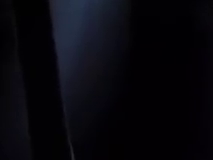
#> input picture docs/img/env-default-surround.png, 213 x 160 px
$ python build_variant_tile_default.py
#> lines starting #> are read from the running program, lines starting #| are printed output that depends on the picture; after the words box and inside, x2 and y2 are one past the last pixel; in counts of white or black regions, pixels touching at a corner belong together
#!/usr/bin/env python3
"""Rebuild the environment picker's DEFAULT tile:
src/GloomhavenVR/WorldUI/Options/VariantTiles/tile_env_default.png

WHY IT WAS REBUILT
------------------
The other four environment tiles are composed two ways: Keller and Nachtwald are crops of a real
room (`EnvironmentsPreview` renders), and **Mixed Reality and Off (black) are the SAME play-tray
render, centred, over a chosen backdrop**. Default was neither — it was an ffmpeg frame grab of
`docs/img/control-board.mp4` cropped to whatever the capture happened to show: an off-centre
scenario shot with ruins, a party and an element token, and no board in the middle. Beside MR and
Off it did not read as the same kind of picture, which is what the author reported.

This script composes Default the way MR and Off are composed: **the surround behind, the board in
the middle.**

WHERE EACH LAYER COMES FROM — both from files this repository already tracks:

  the surround   `docs/img/env-default-surround.png` — a 213x160 crop of the game's own scenario sky
                 (`GH_SkySphere`, shader `AMP_SkyShader`). There is no asset to composite instead:
                 `SkyAlternative.cs:568-575` gives Default a NULL bundle path because the mod owns
                 no sky for it — Default IS the base game's sky, and the only way to picture it is
                 to photograph the game rendering it. The region is PURE SURROUND, not a window onto
                 the diorama.

                 IT USED TO BE AN ffmpeg GRAB AT 6.0 s OF docs/img/control-board.mp4, CROPPED
                 (240, 0, 453, 160). That clip was deleted on 2026-09-07 — it was 2026-08-25 footage
                 against ModBuild 248 and nothing showed it any more — and this was its LAST
                 consumer, found by grep rather than by the prose references, which named a
                 different file. So the crop was committed as the still above and this script opens
                 it directly. VERIFIED, not assumed: the generator was run against the clip and
                 against the still, and `tile_env_default.png` came out BYTE-IDENTICAL both times
                 (md5 d15f120177ddfb8171f51211c0292062), which is also the committed tile.

  the board      keyed straight out of `tile_env_offblack.png`, whose backdrop is pure black. That
                 is deliberate over re-rendering the tray in Blender: keying the shipped tile
                 guarantees the board sits at the SAME pose, the SAME size and the SAME place as on
                 the MR and Off tiles, which is the whole point of the change. Re-rendering would
                 re-derive all three and could drift from them by a pixel.

THE ONE LIFT, AND WHY IT IS NOT "RE-GRADING A ROOM"
--------------------------------------------------
The raw surround is near-black (mean ~12/255). Left raw, the Default tile would be a black
rectangle with a board on it — which is the OFF (BLACK) tile, and `.planning/variant-tiles.md:44-46`
already records why a tile must never look like that ("exactly what a tile whose art failed to load
looks like"). The lift below is what makes Default distinguishable FROM Off at 320x240 in a
headset. It is a UI thumbnail, not an environment preview: the standing "never re-light a room to
make a screenshot behave" ruling is about `EnvironmentsPreview` renders that are judged as the
product, and this is not one.

Usage:  python3 unity/asset-preview/build_variant_tile_default.py
Needs:  Pillow. (ffmpeg is no longer needed — the surround is a committed still.)
"""

import os
import sys

import numpy as np
from PIL import Image, ImageEnhance, ImageFilter

ROOT = os.path.dirname(os.path.dirname(os.path.dirname(os.path.abspath(__file__))))
SURROUND = os.path.join(ROOT, "docs", "img", "env-default-surround.png")
TILES = os.path.join(ROOT, "src", "GloomhavenVR", "WorldUI", "Options", "VariantTiles")
OUT = os.path.join(TILES, "tile_env_default.png")

# The window that is ENTIRELY surround, now baked into the committed still. It came off a 960x540
# frame at (240, 0, 453, 160); the diorama's top edge and the first tooltip both started
# below/right of that box — checked frame by frame, not assumed. 4:3 so nothing is ever stretched.

WORK = (640, 480)      # composed at 2x and downsampled, so the tray edge stays clean
TILE = (320, 240)


def surround():
    im = Image.open(SURROUND).convert("RGB")
#> im is the input picture: PIL image 213x160 RGB; mean R, G, B 7.7, 7, 12.7

    im = im.resize(WORK, Image.LANCZOS).filter(ImageFilter.GaussianBlur(2.2))
#> im: PIL image 640x480 RGB
    im = ImageEnhance.Brightness(im).enhance(2.9)
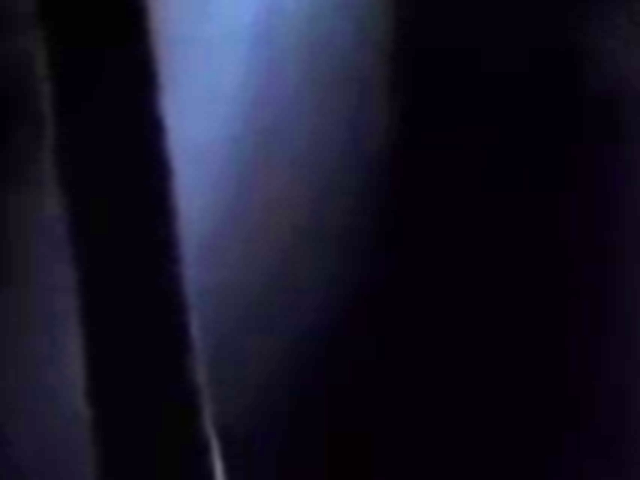
#> im: PIL image 640x480 RGB; mean R, G, B 21.6, 20, 36.4
    im = ImageEnhance.Contrast(im).enhance(1.12)

    # A soft centre glow, so the eye lands on the board rather than on a tree trunk. Same job the
    # MR tile's lighter middle does; drawn rather than lit, because there is nothing here to light.
    glow = Image.new("L", WORK, 0)
#> glow: PIL image 640x480 L; every value is 0
    gx, gy, r = WORK[0] // 2, int(WORK[1] * 0.56), int(WORK[0] * 0.46)
    Image.Image.paste(glow, Image.new("L", (2 * r, 2 * r), 255),
                      (gx - r, gy - r), _radial(r))
#> in _radial, `m = Image.new("L", (2 * r, 2 * r), 0)`: m: PIL image 588x588 L; every value is 0
#> in _radial, `ImageDraw.Draw(m).ellipse([0, 0, 2 * r, 2 * r], fill=255)`:
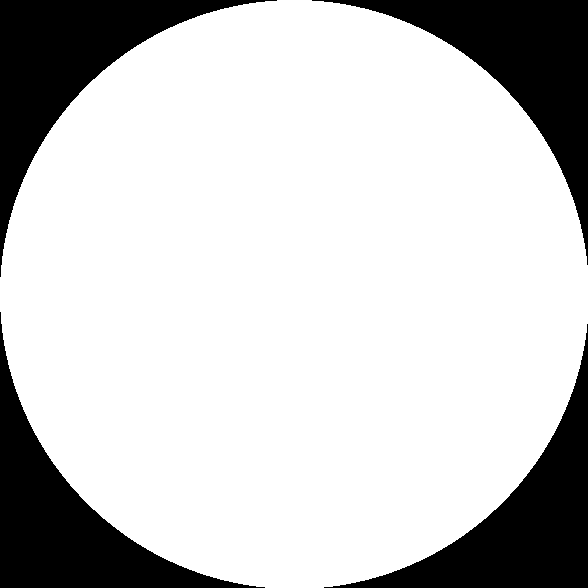
#> m: PIL image 588x588 L; 78.8% white; 4 black regions, box (x1, y1, x2, y2) and area: (0, 0, 277, 277) 18628, (312, 0, 588, 265) 18351, (0, 312, 265, 588) 18351, (324, 324, 588, 588) 18075
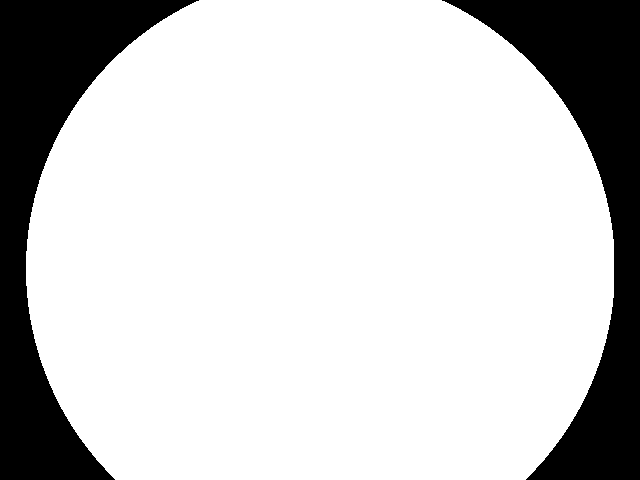
#> glow: PIL image 640x480 L; 79.7% white; 2 black regions, box (x1, y1, x2, y2) and area: (0, 0, 199, 480) 31448, (442, 0, 640, 480) 31003
    glow = glow.filter(ImageFilter.GaussianBlur(70))
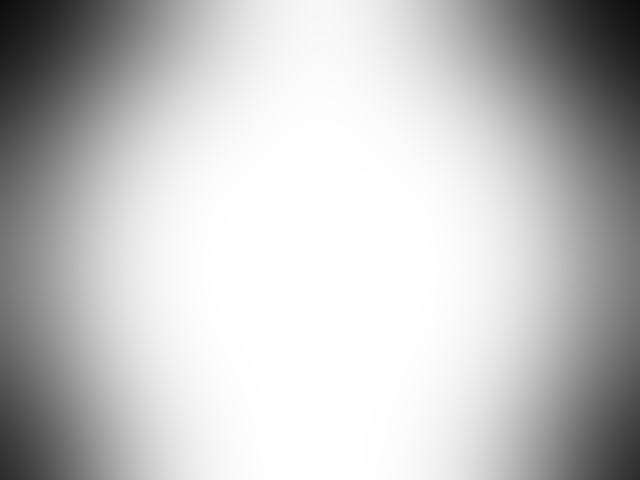
#> glow: PIL image 640x480 L; min 14, max 255, mean 195.3
    return Image.composite(ImageEnhance.Brightness(im).enhance(1.5), im, glow)
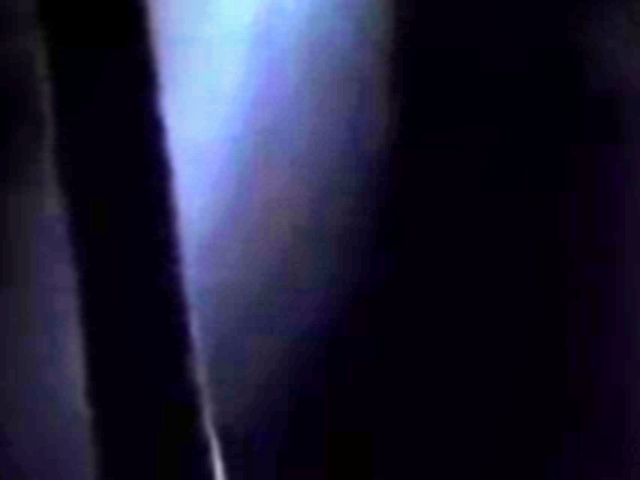
#> returned value: PIL image 640x480 RGB; mean R, G, B 29.7, 29.1, 51.1


def _radial(r):
    m = Image.new("L", (2 * r, 2 * r), 0)
    from PIL import ImageDraw
    ImageDraw.Draw(m).ellipse([0, 0, 2 * r, 2 * r], fill=255)
    return m


def board():
    """The tray, keyed off the pure-black backdrop of the Off tile."""
#> (the run stopped early here; a loop or call above may not have finished)
